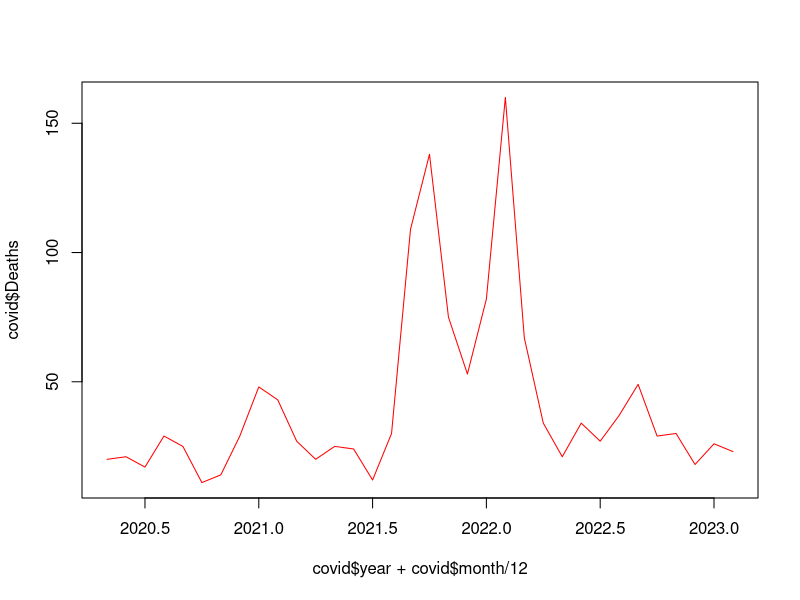
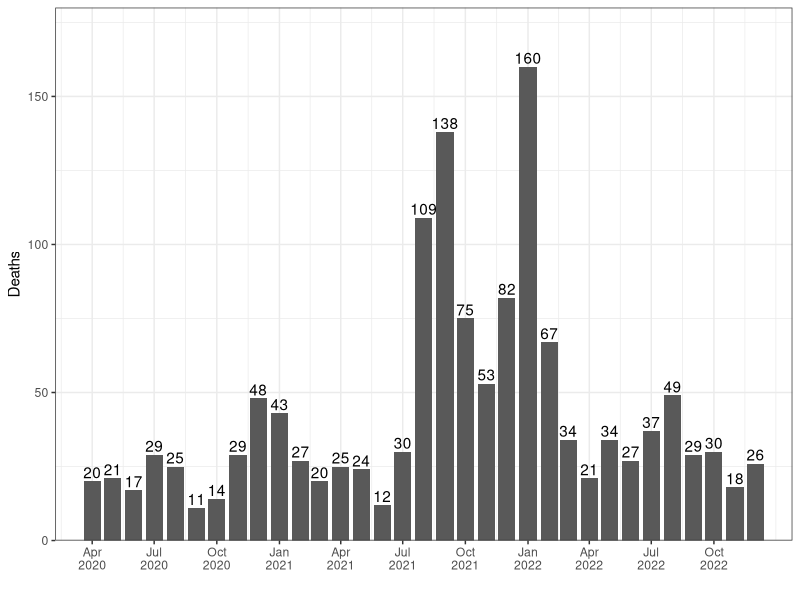
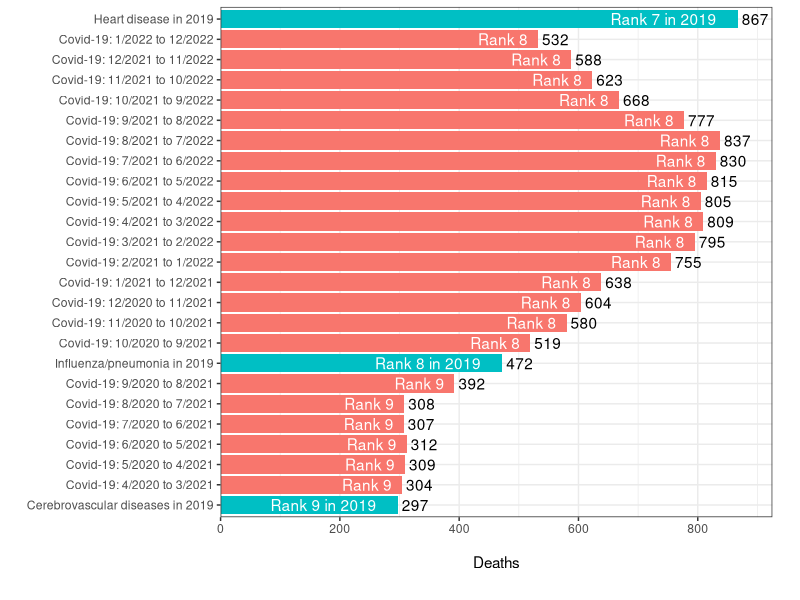
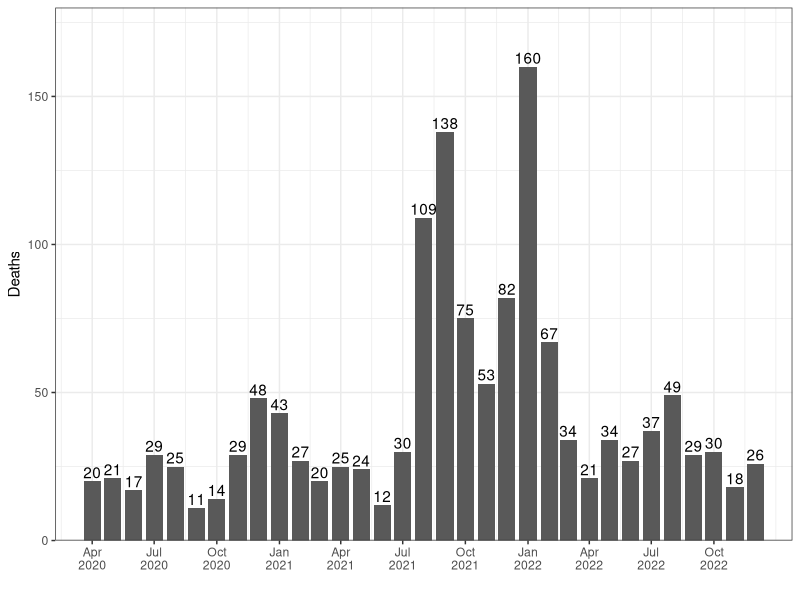
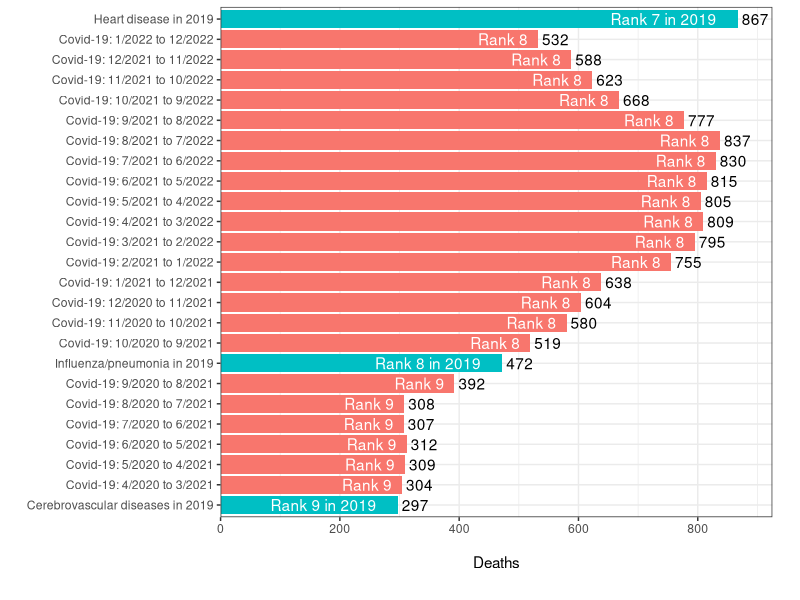

Here is the R script that generated these plots, in order:
library(data.table)
library(here)
library(tidyverse)

## COVID-19 (U07.1) as an underlying cause of death for the study period
## see .txt files for date on which the data was accessed
## as more data becomes available, change the end date -- recent months are incomplete
END_DATE = as.Date("2022-12-01")

covid = fread(here("data/monthly.txt")) # fine to ignore the warning
dates = as.Date(strptime(paste0(covid$`Month Code`,"/01"),format = "%Y/%m/%d"))

covid$month = month(dates)
covid$year = year(dates)
covid = covid[complete.cases(covid),]
plot(covid$year + covid$month/12,covid$Deaths,ty="l",col="red")
covid$date = lubridate::my(paste(covid$month,covid$year))


g = ggplot(covid %>% filter(date <= END_DATE),aes(x=date,y=Deaths))
g = g + geom_bar(stat="identity")

g = g + theme_bw() + ylab("")
g = g + 
  scale_x_date(breaks = seq(as.Date("2020-04-01"), END_DATE, by="3 months"), 
               date_labels = "%b\n%Y",expand=c(.5/12,0)) + scale_y_continuous(limits=c(0,180),
                                                                              expand=c(0,0))
g = g + ylab("Deaths")
g = g + xlab("")
g = g +  geom_text(aes(label=Deaths),vjust=-.25)

g
ggsave(here("figures/timeseries.png"),g,width=10*.8,height=8*.6)
# ggsave(here("figures/timeseries.svg"),g,width=10*.8,height=8*.6)

# annual1 = NULL
# dd = covid$Deaths
# for(i in 1:(30-12)) {
#   annual1 = c(annual1,sum(dd[i:(i+12-1)]))
# }

# df=data.frame(x=annual1,date=paste(covid$month[ii],year=covid$year[ii]))
# df = df[c(1,8,12),]
# 
# 
# 
# ## note the hard-coded numbers here from 2019
# df = rbind(df,data.frame(x=c(472,297),date=c("Influenza/pneumonia","Cerebrovascular diseases")))

annual1 = zoo::rollsum(covid$Deaths,12,na.pad=TRUE,align = "right") 
ii = which(!is.na(annual1) & covid$date <= as.Date(END_DATE)) #(28-17+1):29
date_periods = covid$date[ii]
date_periods = 
  sprintf("Covid-19: %d/%d to %d/%d",month(date_periods-330),year(date_periods-330),month(date_periods),year(date_periods))
df=data.frame(x=annual1[ii],date=date_periods,
              order=order(covid$date[ii]),type="COVID-19 deaths in period")
# note hard-coding here! the code only works as deaths are between 297-471 and 472-867
df$rank = "Rank 8"
df$rank[df$x < 472] = "Rank 9"
df$rank[df$x < 297] = "Rank 10"
df = rbind(df,data.frame(x=c(867,472,297),date=c("Heart disease in 2019",
                                                 "Influenza/pneumonia in 2019",
                                                 "Cerebrovascular diseases in 2019"),
                         type="Deaths in 2019",order=c(max(df$order)+1,6.5,.5),
                         rank=c("Rank 7 in 2019","Rank 8 in 2019","Rank 9 in 2019")))

df = df[order(df$order),]
g = ggplot(df,aes(x=factor(date,levels=date),y=x,fill=type))
g = g + geom_bar(stat="identity") + ylab("\nDeaths") + coord_flip() + xlab("")
g = g + scale_y_continuous(expand=c(0,0),limits=c(0,925),breaks=seq(0,900,200))
g = g + geom_text(aes(label = rank), hjust=1.2, colour = "white")
g = g + theme_bw()
g = g + theme(legend.position="none",plot.margin=margin(5,20,20,5))
g = g +  geom_text(aes(label=x),hjust=-.15)
g
ggsave(here("figures/ranks.png"),g,width=10*.8,height=8*.6)
# ggsave(here("figures/ranks.svg"),g,width=10*.8,height=8*.6)
